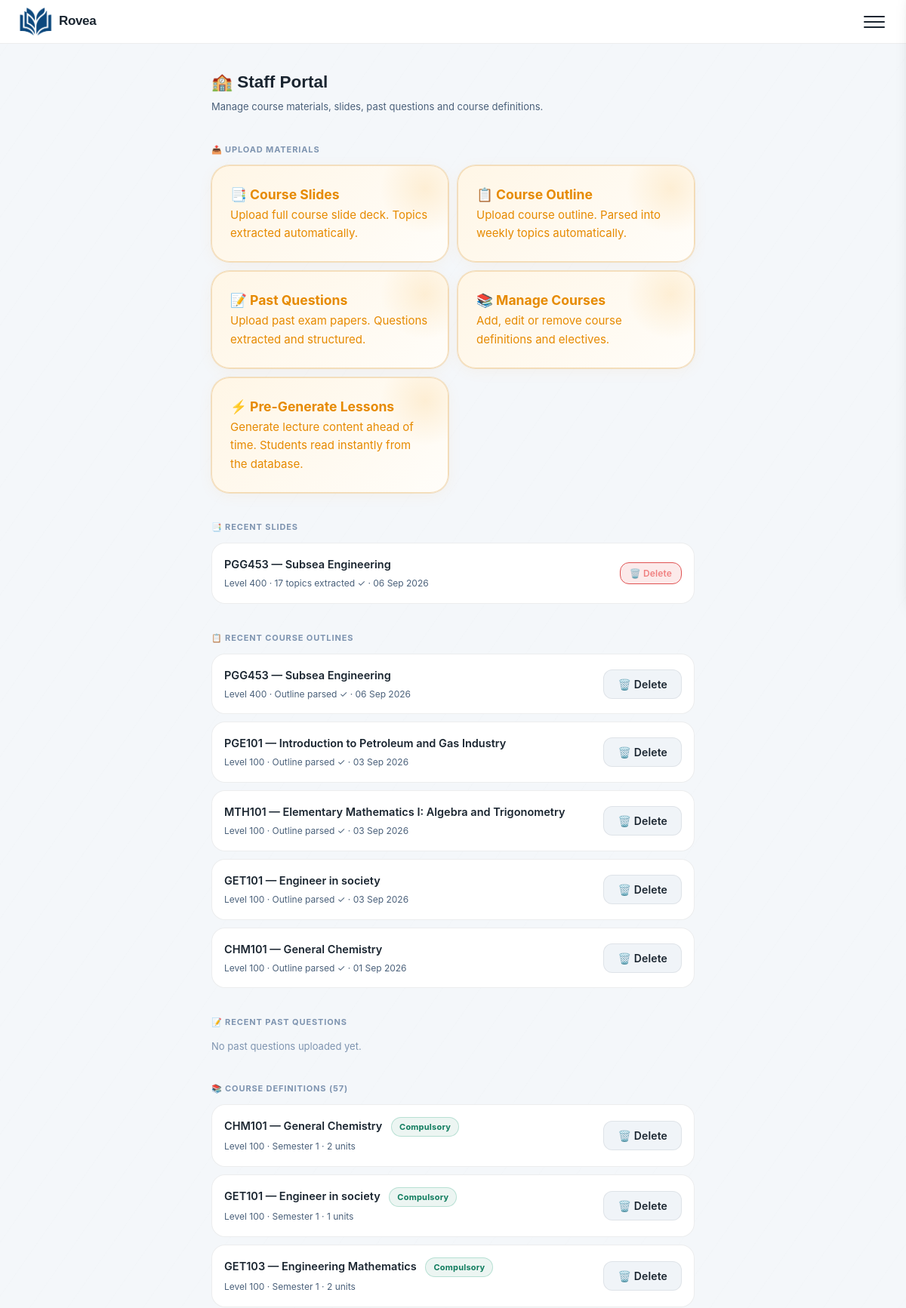
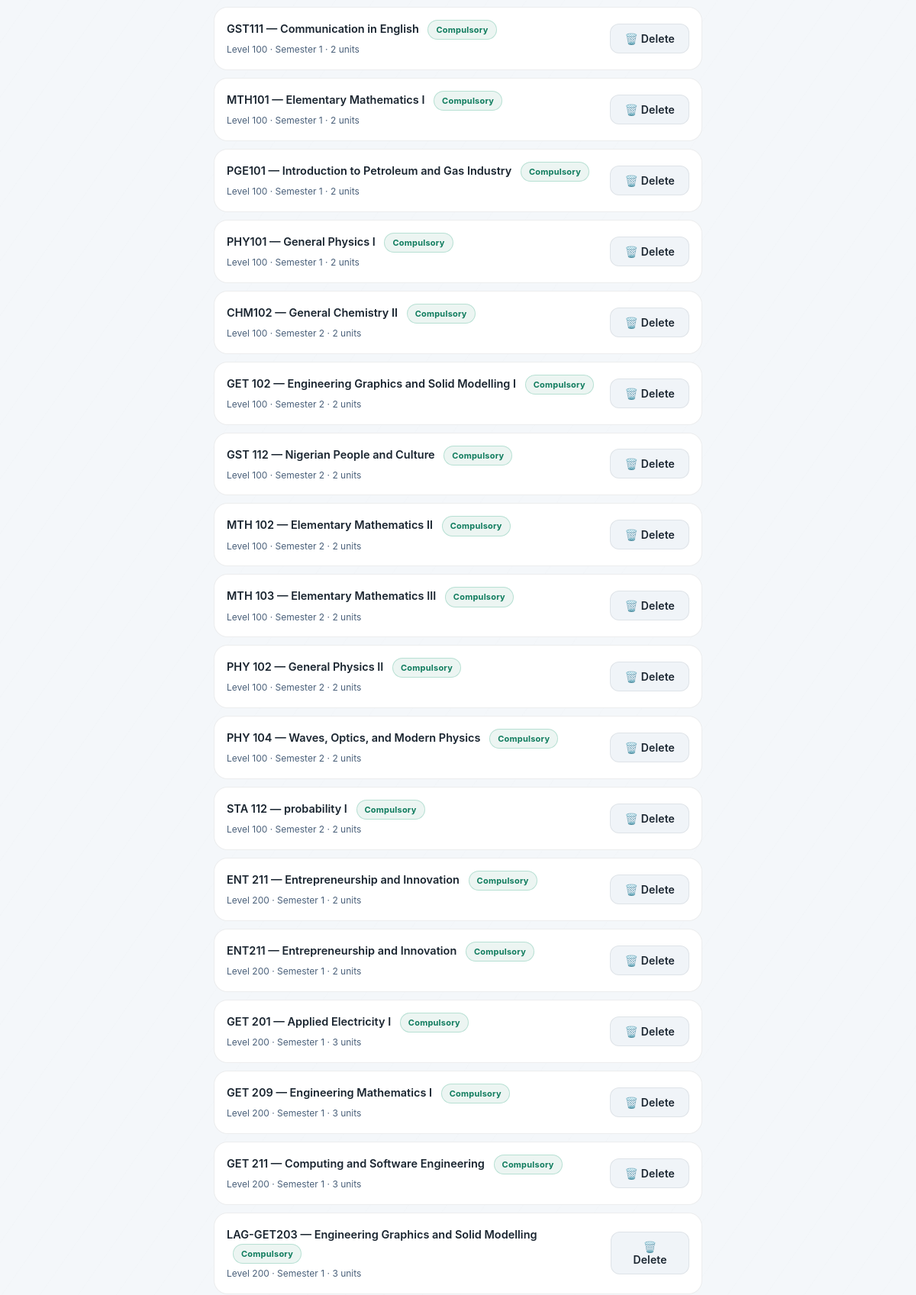
The page /staff/ (signed in, upper part) on the database its author committed (2 pictures, top to bottom).
### core/models.py (models this page shows, shortened)
class SlideDocument(models.Model):
    course_code = models.CharField(max_length=10)
    course_title = models.CharField(max_length=100)
    level = models.CharField(max_length=3, choices=LEVEL_CHOICES)
    file = models.FileField(upload_to="slides/", max_length=500)
    extracted_text = models.TextField(blank=True)
    extracted_topics = models.JSONField(default=list)
    uploaded_at = models.DateTimeField(auto_now_add=True)
    parsed = models.BooleanField(default=False)
    class Meta:
        ordering = ["course_code"]
        unique_together = ["course_code", "level"]

class CourseOutline(models.Model):
    course_code = models.CharField(max_length=10)
    course_title = models.CharField(max_length=100)
    level = models.CharField(max_length=3, choices=LEVEL_CHOICES)
    file = models.FileField(upload_to="outlines/")
    extracted_text = models.TextField(blank=True)
    topics_json = models.JSONField(default=dict)
    uploaded_at = models.DateTimeField(auto_now_add=True)
    parsed = models.BooleanField(default=False)
    class Meta:
        unique_together = ["course_code", "level"]

class CourseDefinition(models.Model):
    course_code = models.CharField(max_length=10, unique=True)
    course_title = models.CharField(max_length=100)
    level = models.CharField(max_length=3, choices=LEVEL_CHOICES)
    semester = models.CharField(max_length=1, choices=SEMESTER_CHOICES)
    school = models.CharField(max_length=50, choices=SCHOOL_CHOICES, default="unilag")
    department = models.CharField(max_length=50, choices=DEPARTMENT_CHOICES, default="petroleum")
    units = models.IntegerField(default=3)
    is_elective = models.BooleanField(default=False)
    class Meta:
        ordering = ["level", "semester", "is_elective", "course_code"]

### core/views.py (the view)
# urls.py: path("staff/", views.staff_portal_view, name="staff_portal"),
@staff_required
def staff_portal_view(request):
    slides = SlideDocument.objects.all().order_by("-uploaded_at")[:10]
    outlines = CourseOutline.objects.all().order_by("-uploaded_at")[:10]
    past_questions = PastQuestion.objects.all().order_by("-uploaded_at")[:10]
    courses = CourseDefinition.objects.all().order_by("level", "semester", "course_code")
    return render(request, "core/staff/portal.html", {
        "slides": slides,
        "outlines": outlines,
        "past_questions": past_questions,
        "courses": courses,
    })

### core/views.py (called while the page is built)
def staff_required(view_func):
    @wraps(view_func)
    def wrapper(request, *args, **kwargs):
        if not request.user.is_authenticated:
            return redirect("login")
        if not hasattr(request.user, "profile") or not request.user.profile.is_staff_member:
            return redirect("dashboard")
        return view_func(request, *args, **kwargs)
    return wrapper

### templates/core/staff/portal.html (shortened to what this page needs)
{% extends "core/base.html" %}
{% block content %}
<div class="page-container">
  <h2 style="font-family:'Space Grotesk',sans-serif; margin-bottom:4px">🏫 Staff Portal</h2>
  <p style="font-size:13px; color:var(--text-secondary); margin-bottom:24px">
    Manage course materials, slides, past questions and course definitions.
  </p>
  <p class="section-label">📤 Upload Materials</p>
  <div style="display:grid; grid-template-columns:1fr 1fr; gap:12px; margin-bottom:24px">
    <a href="{% url 'staff_upload_slide' %}" class="today-card" style="text-decoration:none; display:block">
      <h3>📑 Course Slides</h3>
      <p>Upload full course slide deck. Topics extracted automatically.</p>
    </a>
    <a href="{% url 'staff_upload_outline' %}" class="today-card" style="text-decoration:none; display:block">
      <h3>📋 Course Outline</h3>
      <p>Upload course outline. Parsed into weekly topics automatically.</p>
    </a>
    <a href="{% url 'staff_upload_past_questions' %}" class="today-card" style="text-decoration:none; display:block">
      <h3>📝 Past Questions</h3>
      <p>Upload past exam papers. Questions extracted and structured.</p>
    </a>
    <a href="{% url 'staff_manage_courses' %}" class="today-card" style="text-decoration:none; display:block">
      <h3>📚 Manage Courses</h3>
      <p>Add, edit or remove course definitions and electives.</p>
    </a>
    <a href="{% url 'staff_pregenerate_lessons' %}" class="today-card" style="text-decoration:none; display:block">
  <h3>⚡ Pre-Generate Lessons</h3>
  <p>Generate lecture content ahead of time. Students read instantly from the database.</p>
</a>
  </div>
  <p class="section-label">📑 Recent Slides</p>
  <div class="course-list" style="margin-bottom:24px">
    {% for slide in slides %}
        <div class="course-pill" style="cursor:default; display:flex; justify-content:space-between; align-items:center;">
      <div>
        <div class="course-name">{{ slide.course_code }} — {{ slide.course_title }}</div>
        <div class="course-code">
          Level {{ slide.level }} ·
          {% if slide.parsed %}{{ slide.extracted_topics|length }} topics extracted ✓
          {% else %}Not yet parsed{% endif %}
          · {{ slide.uploaded_at|date:"d M Y" }}
        </div>
      </div>
      <div style="display:flex; gap:8px; align-items:center; flex-shrink:0;">
        <button type="button" class="btn" style="font-size:12px; padding:6px 12px; background:var(--red-glow); color:#F08080; border-color:var(--red-soft);" onclick="openDeleteModal('slide', '{{ slide.id }}', '{{ slide.course_code }} slide deck')">
          🗑️ Delete
        </button>
      </div>
    </div>
    {% empty %}
    <p style="color:var(--text-muted); font-size:13px">No slides uploaded yet.</p>
    {% endfor %}
  </div>
  <p class="section-label">📋 Recent Course Outlines</p>
  <div class="course-list" style="margin-bottom:24px">
    {% for outline in outlines %}
    <div class="course-pill" style="cursor:default; display:flex; justify-content:space-between; align-items:center;">
      <div>
        <div class="course-name">{{ outline.course_code }} — {{ outline.course_title }}</div>
        <div class="course-code">
          Level {{ outline.level }} ·
          {% if outline.parsed %}Outline parsed ✓
          {% else %}Not yet parsed{% endif %}
          · {{ outline.uploaded_at|date:"d M Y" }}
        </div>
      </div>
      <button type="button" class="btn btn-sm btn-outline-danger" onclick="openDeleteModal('outline', '{{ outline.id }}', '{{ outline.course_code }} outline')">
        🗑️ Delete
      </button>
    </div>
    {% empty %}
    <p style="color:var(--text-muted); font-size:13px">No course outlines uploaded yet.</p>
    {% endfor %}
  </div>
  <p class="section-label">📝 Recent Past Questions</p>
  <div class="course-list" style="margin-bottom:24px">
    {% for pq in past_questions %}
    <div class="course-pill" style="cursor:default; display:flex; justify-content:space-between; align-items:center;">
      <div>
        <div class="course-name">{{ pq.course_code }} — {{ pq.course_title }}</div>
        <div class="course-code">
          Level {{ pq.level }} ·
          {% if pq.parsed %}{{ pq.parsed_questions|length }} questions extracted ✓
          {% else %}Not yet parsed{% endif %}
          · {{ pq.uploaded_at|date:"d M Y" }}
        </div>
      </div>
      <button type="button" class="btn btn-sm btn-outline-danger" onclick="openDeleteModal('past_question', '{{ pq.id }}', '{{ pq.course_code }} past question')">
        🗑️ Delete
      </button>
    </div>
    {% empty %}
    <p style="color:var(--text-muted); font-size:13px">No past questions uploaded yet.</p>
    {% endfor %}
  </div>
  <p class="section-label">📚 Course Definitions ({{ courses.count }})</p>
  <div class="course-list">
    {% for course in courses %}
    <div class="course-pill" style="cursor:default; display:flex; justify-content:space-between; align-items:center;">
      <div>
        <div class="course-name">{{ course.course_code }} — {{ course.course_title }}
          {% if course.is_elective %}
          <span class="badge badge-amber" style="margin-left:8px">Elective</span>
          {% else %}
          <span class="badge badge-green" style="margin-left:8px">Compulsory</span>
          {% endif %}
        </div>
        <div class="course-code">Level {{ course.level }} · Semester {{ course.semester }} · {{ course.units }} units</div>
      </div>
      <button type="button" class="btn btn-sm btn-outline-danger" onclick="openDeleteModal('course_definition', '{{ course.id }}', '{{ course.course_code }} definition')">
        🗑️ Delete
      </button>
    </div>
    {% empty %}
    <p style="color:var(--text-muted); font-size:13px">No courses defined yet.</p>
    {% endfor %}
  </div>
</div>
{% endblock %}

### rows shown on the page
SlideDocument: course_code "PGG453", course_title "Subsea Engineering", level "400", extracted_topics|length "17", uploaded_at "06 Sep 2026"
CourseOutline: course_code "PGG453", course_title "Subsea Engineering", level "400", parsed "Outline parsed ✓", uploaded_at "06 Sep 2026"
CourseOutline: course_code "PGE101", course_title "Introduction to Petroleum and Gas Industry", level "100", parsed "Outline parsed ✓", uploaded_at "03 Sep 2026"
CourseOutline: course_code "MTH101", course_title "Elementary Mathematics I: Algebra and Trigonometry", level "100", parsed "Outline parsed ✓", uploaded_at "03 Sep 2026"
CourseOutline: course_code "GET101", course_title "Engineer in society", level "100", parsed "Outline parsed ✓", uploaded_at "03 Sep 2026"
CourseOutline: course_code "CHM101", course_title "General Chemistry", level "100", parsed "Outline parsed ✓", uploaded_at "01 Sep 2026"
CourseDefinition: course_code "CHM101", course_title "General Chemistry", is_elective "Compulsory", level "100", semester "1", units "2"
CourseDefinition: course_code "GET101", course_title "Engineer in society", is_elective "Compulsory", level "100", semester "1", units "1"
CourseDefinition: course_code "GET103", course_title "Engineering Mathematics", is_elective "Compulsory", level "100", semester "1", units "2"
CourseDefinition: course_code "GST111", course_title "Communication in English", is_elective "Compulsory", level "100", semester "1", units "2"
CourseDefinition: course_code "MTH101", course_title "Elementary Mathematics I", is_elective "Compulsory", level "100", semester "1", units "2"
CourseDefinition: course_code "PGE101", course_title "Introduction to Petroleum and Gas Industry", is_elective "Compulsory", level "100", semester "1", units "2"
CourseDefinition: course_code "PHY101", course_title "General Physics I", is_elective "Compulsory", level "100", semester "1", units "2"
CourseDefinition: course_code "CHM102", course_title "General Chemistry II", is_elective "Compulsory", level "100", semester "2", units "2"
CourseDefinition: course_code "GET 102", course_title "Engineering Graphics and Solid Modelling I", is_elective "Compulsory", level "100", semester "2", units "2"
CourseDefinition: course_code "GST 112", course_title "Nigerian People and Culture", is_elective "Compulsory", level "100", semester "2", units "2"
CourseDefinition: course_code "MTH 102", course_title "Elementary Mathematics II", is_elective "Compulsory", level "100", semester "2", units "2"
CourseDefinition: course_code "MTH 103", course_title "Elementary Mathematics III", is_elective "Compulsory", level "100", semester "2", units "2"
CourseDefinition: course_code "PHY 102", course_title "General Physics II", is_elective "Compulsory", level "100", semester "2", units "2"
CourseDefinition: course_code "PHY 104", course_title "Waves, Optics, and Modern Physics", is_elective "Compulsory", level "100", semester "2", units "2"
CourseDefinition: course_code "STA 112", course_title "probability I", is_elective "Compulsory", level "100", semester "2", units "2"
CourseDefinition: course_code "ENT 211", course_title "Entrepreneurship and Innovation", is_elective "Compulsory", level "200", semester "1", units "2"
CourseDefinition: course_code "ENT211", course_title "Entrepreneurship and Innovation", is_elective "Compulsory", level "200", semester "1", units "2"
CourseDefinition: course_code "GET 201", course_title "Applied Electricity I", is_elective "Compulsory", level "200", semester "1", units "3"
CourseDefinition: course_code "GET 209", course_title "Engineering Mathematics I", is_elective "Compulsory", level "200", semester "1", units "3"
CourseDefinition: course_code "GET 211", course_title "Computing and Software Engineering", is_elective "Compulsory", level "200", semester "1", units "3"
CourseDefinition: course_code "LAG-GET203", course_title "Engineering Graphics and Solid Modelling", is_elective "Compulsory", level "200", semester "1", units "3"

### other values the page prints
{{ courses.count }} "57"
